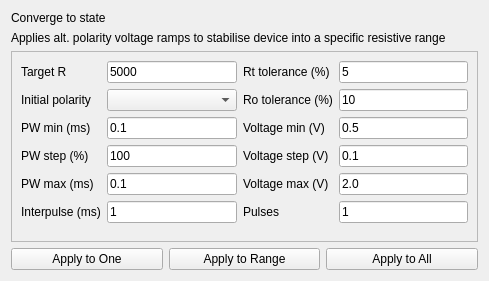
<?xml version="1.0" encoding="UTF-8"?>
<ui version="4.0">
 <class>CTSParent</class>
 <widget class="QWidget" name="CTSParent">
  <property name="geometry">
   <rect>
    <x>0</x>
    <y>0</y>
    <width>489</width>
    <height>281</height>
   </rect>
  </property>
  <property name="windowTitle">
   <string>Form</string>
  </property>
  <layout class="QGridLayout" name="gridLayout" columnstretch="0,0,0">
   <item row="3" column="0" colspan="3">
    <layout class="QHBoxLayout" name="horizontalLayout">
     <property name="bottomMargin">
      <number>0</number>
     </property>
     <item>
      <widget class="QPushButton" name="applyOneButton">
       <property name="text">
        <string>Apply to One</string>
       </property>
      </widget>
     </item>
     <item>
      <widget class="QPushButton" name="applyRangeButton">
       <property name="text">
        <string>Apply to Range</string>
       </property>
      </widget>
     </item>
     <item>
      <widget class="QPushButton" name="applyAllButton">
       <property name="text">
        <string>Apply to All</string>
       </property>
      </widget>
     </item>
    </layout>
   </item>
   <item row="0" column="0" colspan="2">
    <widget class="QLabel" name="titleLabel">
     <property name="text">
      <string>Converge to state</string>
     </property>
    </widget>
   </item>
   <item row="2" column="0" colspan="3">
    <widget class="QScrollArea" name="scrollArea">
     <property name="horizontalScrollBarPolicy">
      <enum>Qt::ScrollBarAlwaysOff</enum>
     </property>
     <property name="widgetResizable">
      <bool>true</bool>
     </property>
     <widget class="QWidget" name="scrollAreaWidgetContents">
      <property name="geometry">
       <rect>
        <x>0</x>
        <y>0</y>
        <width>455</width>
        <height>192</height>
       </rect>
      </property>
      <layout class="QVBoxLayout" name="verticalLayout">
       <property name="leftMargin">
        <number>0</number>
       </property>
       <property name="topMargin">
        <number>0</number>
       </property>
       <property name="rightMargin">
        <number>0</number>
       </property>
       <property name="bottomMargin">
        <number>0</number>
       </property>
       <item>
        <widget class="QFrame" name="frame">
         <property name="sizePolicy">
          <sizepolicy hsizetype="Preferred" vsizetype="MinimumExpanding">
           <horstretch>0</horstretch>
           <verstretch>0</verstretch>
          </sizepolicy>
         </property>
         <property name="frameShape">
          <enum>QFrame::NoFrame</enum>
         </property>
         <property name="frameShadow">
          <enum>QFrame::Raised</enum>
         </property>
         <layout class="QGridLayout" name="gridLayout_2">
          <item row="3" column="0">
           <widget class="QLabel" name="label_12">
            <property name="text">
             <string>PW step (%)</string>
            </property>
           </widget>
          </item>
          <item row="5" column="0">
           <widget class="QLabel" name="label_13">
            <property name="text">
             <string>Interpulse (ms)</string>
            </property>
           </widget>
          </item>
          <item row="0" column="0">
           <widget class="QLabel" name="label">
            <property name="text">
             <string>Target R</string>
            </property>
           </widget>
          </item>
          <item row="4" column="0">
           <widget class="QLabel" name="label_14">
            <property name="text">
             <string>PW max (ms)</string>
            </property>
           </widget>
          </item>
          <item row="10" column="0">
           <spacer name="verticalSpacer">
            <property name="orientation">
             <enum>Qt::Vertical</enum>
            </property>
            <property name="sizeHint" stdset="0">
             <size>
              <width>20</width>
              <height>0</height>
             </size>
            </property>
           </spacer>
          </item>
          <item row="2" column="0">
           <widget class="QLabel" name="label_8">
            <property name="text">
             <string>PW min (ms)</string>
            </property>
           </widget>
          </item>
          <item row="0" column="2">
           <widget class="QLabel" name="label_7">
            <property name="text">
             <string>Rt tolerance (%)</string>
            </property>
           </widget>
          </item>
          <item row="2" column="2">
           <widget class="QLabel" name="label_2">
            <property name="text">
             <string>Voltage min (V)</string>
            </property>
           </widget>
          </item>
          <item row="3" column="2">
           <widget class="QLabel" name="label_3">
            <property name="text">
             <string>Voltage step (V)</string>
            </property>
           </widget>
          </item>
          <item row="4" column="2">
           <widget class="QLabel" name="label_4">
            <property name="text">
             <string>Voltage max (V)</string>
            </property>
           </widget>
          </item>
          <item row="5" column="2">
           <widget class="QLabel" name="label_5">
            <property name="text">
             <string>Pulses</string>
            </property>
           </widget>
          </item>
          <item row="0" column="1">
           <widget class="QLineEdit" name="resTargetEdit">
            <property name="text">
             <string>5000</string>
            </property>
           </widget>
          </item>
          <item row="5" column="1">
           <widget class="QLineEdit" name="interpulseEdit">
            <property name="text">
             <string>1</string>
            </property>
           </widget>
          </item>
          <item row="5" column="3">
           <widget class="QLineEdit" name="pulsesEdit">
            <property name="text">
             <string>1</string>
            </property>
           </widget>
          </item>
          <item row="0" column="3">
           <widget class="QLineEdit" name="targetToleranceEdit">
            <property name="text">
             <string>5</string>
            </property>
           </widget>
          </item>
          <item row="2" column="1">
           <widget class="QLineEdit" name="pwMinEdit">
            <property name="text">
             <string>0.1</string>
            </property>
           </widget>
          </item>
          <item row="2" column="3">
           <widget class="QLineEdit" name="voltMinEdit">
            <property name="text">
             <string>0.5</string>
            </property>
           </widget>
          </item>
          <item row="3" column="1">
           <widget class="QLineEdit" name="pwStepEdit">
            <property name="text">
             <string>100</string>
            </property>
           </widget>
          </item>
          <item row="3" column="3">
           <widget class="QLineEdit" name="voltStepEdit">
            <property name="text">
             <string>0.1</string>
            </property>
           </widget>
          </item>
          <item row="4" column="1">
           <widget class="QLineEdit" name="pwMaxEdit">
            <property name="text">
             <string>0.1</string>
            </property>
           </widget>
          </item>
          <item row="4" column="3">
           <widget class="QLineEdit" name="voltMaxEdit">
            <property name="text">
             <string>2.0</string>
            </property>
           </widget>
          </item>
          <item row="1" column="2">
           <widget class="QLabel" name="label_6">
            <property name="text">
             <string>Ro tolerance (%)</string>
            </property>
           </widget>
          </item>
          <item row="1" column="3">
           <widget class="QLineEdit" name="initialToleranceEdit">
            <property name="text">
             <string>10</string>
            </property>
           </widget>
          </item>
          <item row="1" column="0">
           <widget class="QLabel" name="label_9">
            <property name="text">
             <string>Initial polarity</string>
            </property>
           </widget>
          </item>
          <item row="1" column="1">
           <widget class="QComboBox" name="polarityCombo"/>
          </item>
         </layout>
        </widget>
       </item>
      </layout>
     </widget>
    </widget>
   </item>
   <item row="1" column="0" colspan="3">
    <widget class="QLabel" name="descriptionLabel">
     <property name="text">
      <string>Applies alt. polarity voltage ramps to stabilise device into a specific resistive range</string>
     </property>
    </widget>
   </item>
  </layout>
 </widget>
 <tabstops>
  <tabstop>resTargetEdit</tabstop>
  <tabstop>pwMinEdit</tabstop>
  <tabstop>pwStepEdit</tabstop>
  <tabstop>pwMaxEdit</tabstop>
  <tabstop>interpulseEdit</tabstop>
  <tabstop>targetToleranceEdit</tabstop>
  <tabstop>voltMinEdit</tabstop>
  <tabstop>voltStepEdit</tabstop>
  <tabstop>voltMaxEdit</tabstop>
  <tabstop>pulsesEdit</tabstop>
  <tabstop>applyOneButton</tabstop>
  <tabstop>applyRangeButton</tabstop>
  <tabstop>applyAllButton</tabstop>
  <tabstop>scrollArea</tabstop>
 </tabstops>
 <resources/>
 <connections/>
</ui>
